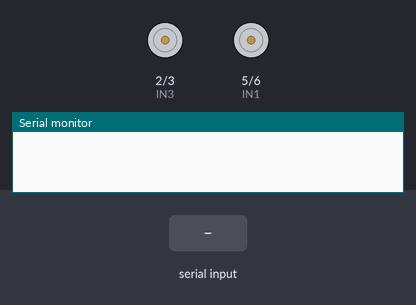
This sketch was run on a simulated Arduino Uno, built with avr-gcc and run on an emulated ATmega328P. On the bench: motor-driver pin pairs drawn as motors (green arrow = first pin HIGH = forward, orange = second pin HIGH = backward, longer = more drive), the last lines printed to the serial monitor. Inputs (shaded band) come from the test bench.

Above: at 1.2 s.
1.3 s: "f" received over the second serial link
At 2.5 s:
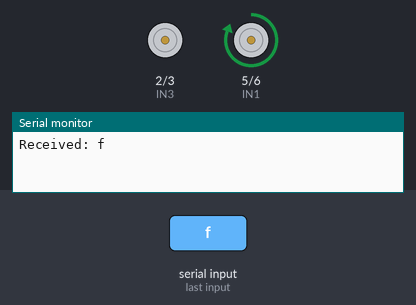
2.8 s: "b" received over the second serial link
At 3.7 s:
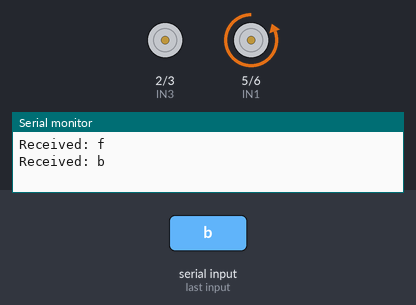
4.3 s: "l" received over the second serial link
At 4.8 s:
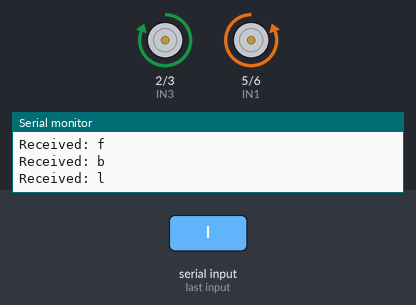
5.8 s: "s" received over the second serial link
At 7.0 s:
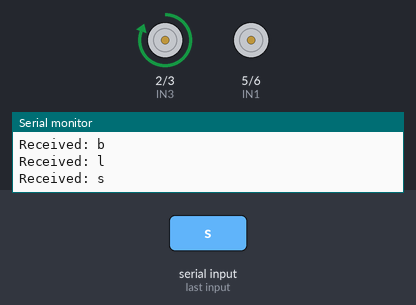
7.3 s: "r" received over the second serial link
At 8.3 s:
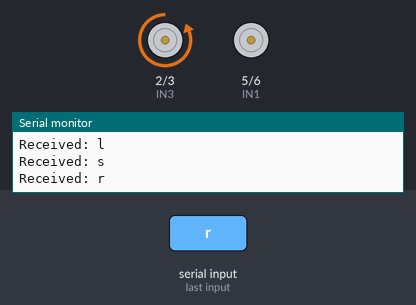
8.8 s: "f" received over the second serial link
At 9.5 s:
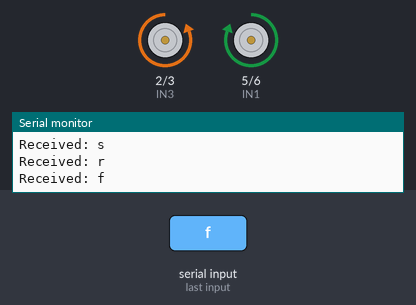
Timing chart, 0 to 11.3 s (numbered marks = the images above; inputs shaded):
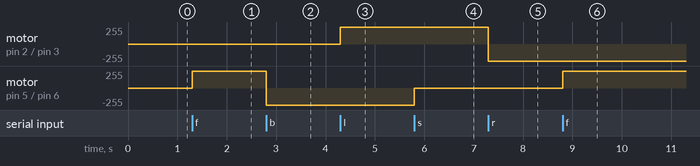

Measured:
- after the input at 1.3 s, motor on pin 5 (IN1) / pin 6 (IN2): stopped → forward 255/255 at once
- after the input at 2.8 s, motor on pin 5 (IN1) / pin 6 (IN2): forward 255/255 → backward 255/255 at once
- after the input at 4.3 s, motor on pin 2 (IN3) / pin 3 (IN4): stopped → forward 255/255 at once
- after the input at 5.8 s, motor on pin 5 (IN1) / pin 6 (IN2): backward 255/255 → stopped at once
- after the input at 7.3 s, motor on pin 2 (IN3) / pin 3 (IN4): forward 255/255 → backward 255/255 at once
- after the input at 8.8 s, motor on pin 5 (IN1) / pin 6 (IN2): stopped → forward 255/255 at once

The sketch:

Send_f_b_s_to_Working.ino
```cpp
#include <SoftwareSerial.h>

// Bluetooth pins
SoftwareSerial btSerial(10, 11); // RX, TX

// Drive motor
#define IN1 5
#define IN2 6

// Steering motor
#define IN3 2
#define IN4 3

bool steeringLeft = false;
bool steeringRight = false;

void setup() {
  pinMode(IN1, OUTPUT);
  pinMode(IN2, OUTPUT);
  pinMode(IN3, OUTPUT);
  pinMode(IN4, OUTPUT);

  Serial.begin(9600);
  btSerial.begin(9600);
}

void loop() {
  if (btSerial.available()) {
    char command = btSerial.read();
    Serial.print("Received: ");
    Serial.println(command);

    switch (command) {
      case 'f': // Forward
        digitalWrite(IN1, HIGH);
        digitalWrite(IN2, LOW);
        break;

      case 'b': // Backward
        digitalWrite(IN1, LOW);
        digitalWrite(IN2, HIGH);
        break;

      case 's': // Stop
        digitalWrite(IN1, LOW);
        digitalWrite(IN2, LOW);
        break;

      case 'l': // Toggle left
        if (!steeringLeft) {
          digitalWrite(IN3, HIGH);
          digitalWrite(IN4, LOW);
          steeringLeft = true;
          steeringRight = false; // cancel opposite if active
        } else {
          digitalWrite(IN3, LOW);
          digitalWrite(IN4, LOW);
          steeringLeft = false;
        }
        break;

      case 'r': // Toggle right
        if (!steeringRight) {
          digitalWrite(IN3, LOW);
          digitalWrite(IN4, HIGH);
          steeringRight = true;
          steeringLeft = false;
        } else {
          digitalWrite(IN3, LOW);
          digitalWrite(IN4, LOW);
          steeringRight = false;
        }
        break;
    }
  }
}
```
